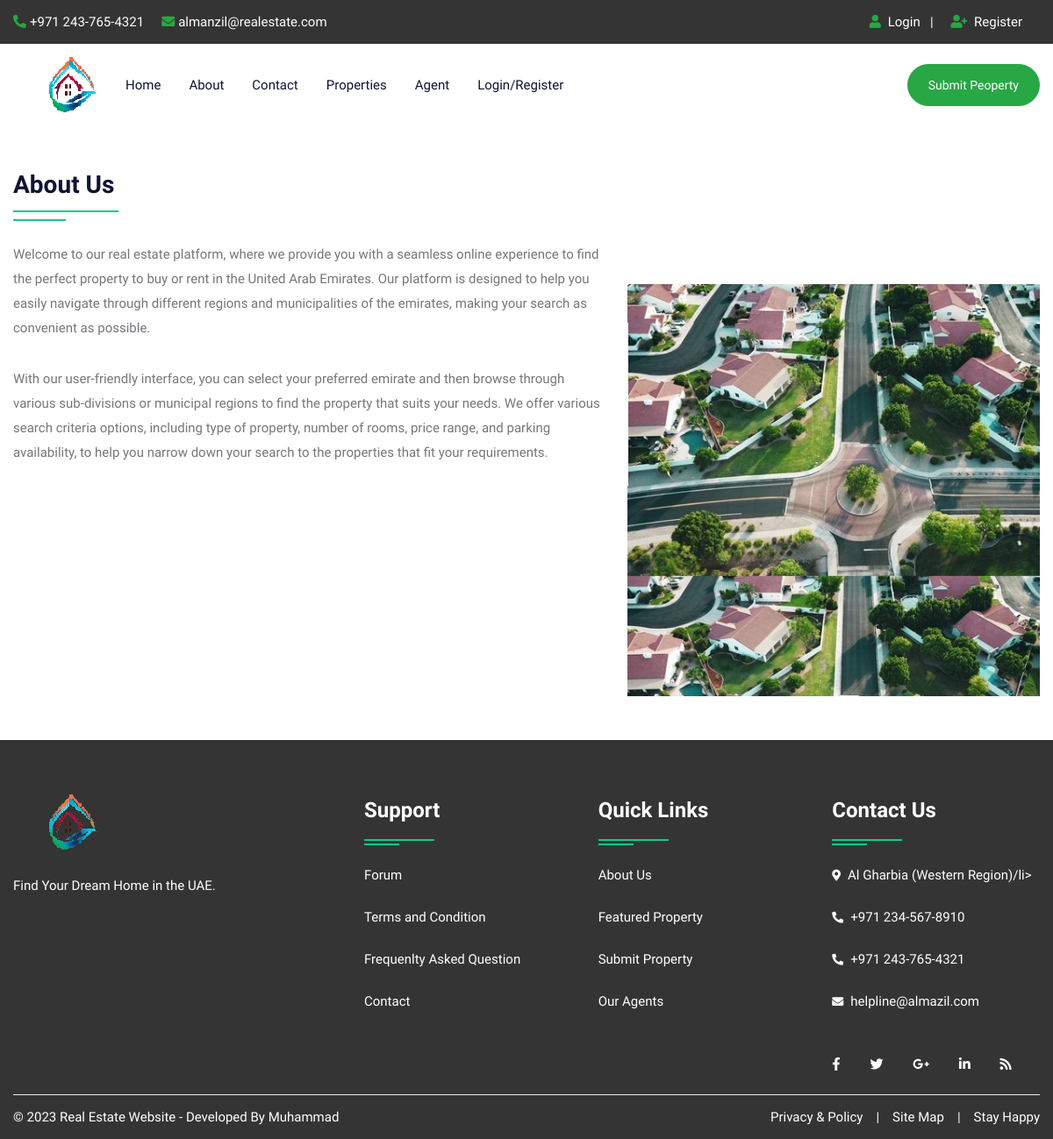
Page /about.php on the committed database.
### tables this page shows
CREATE TABLE `about` (
  `id` int(10) NOT NULL,
  `title` varchar(100) NOT NULL,
  `content` longtext NOT NULL,
  `image` varchar(300) NOT NULL
);

### about.php (the view, shortened to what this page needs)
<!DOCTYPE html>
<html lang="en">
<head>
<link rel="stylesheet" type="text/css" href="css/bootstrap.min.css">
<link rel="stylesheet" type="text/css" href="css/bootstrap-slider.css">
<link rel="stylesheet" type="text/css" href="css/jquery-ui.css">
<link rel="stylesheet" type="text/css" href="css/layerslider.css">
<link rel="stylesheet" type="text/css" href="css/color.css" id="color-change">
<link rel="stylesheet" type="text/css" href="css/owl.carousel.min.css">
<link rel="stylesheet" type="text/css" href="css/font-awesome.min.css">
<link rel="stylesheet" type="text/css" href="fonts/flaticon/flaticon.css">
<link rel="stylesheet" type="text/css" href="css/style.css">
</head>
<body>
<div id="page-wrapper">
    <div class="row">
		<?php include("include/header.php");?>
        <div class="full-row">
            <div class="container">
				<?php
					$query=mysqli_query($con,"SELECT * FROM about");
					while($row=mysqli_fetch_array($query))
					{
				?>
				<div class="row">
                    <div class="col-md-12 col-lg-12">
                        <h3 class="double-down-line-left text-secondary position-relative pb-4 mb-4"><?php echo $row['1'];?></h3>
                    </div>
                </div>
                <div class="row about-company">
                    <div class="col-md-12 col-lg-7">
                        <div class="about-content">
                            <?php echo $row['2'];?>
                        </div>
                    </div>
                    <div class="col-md-12 col-lg-5 mt-5">
                        <div class="about-img"> <img src="admin/upload/<?php echo $row['3'];?>" alt="about image"> </div>
                    </div>
                </div>
				<?php } ?>
            </div>
        </div>
		<?php include("include/footer.php");?>
</div>
</body>
</html>

### include/header.php (shortened to what this page needs)
<header id="header" class="transparent-header-modern fixed-header-bg-white w-100">
            <div class="top-header bg-secondary">
                <div class="container">
                    <div class="row">
                        <div class="col-md-8">
                            <ul class="top-contact list-text-white  d-table">
                                <li><a href="#"><i class="fas fa-phone-alt text-success mr-1"></i>+971 243-765-4321</a></li>
                                <li><a href="#"><i class="fas fa-envelope text-success mr-1"></i>almanzil@realestate.com</a></li>
                            </ul>
                        </div>
                        <div class="col-md-4">
                            <div class="top-contact float-right">
                                <ul class="list-text-white d-table">
								<li><i class="fas fa-user text-success mr-1"></i>
								<?php  if(isset($_SESSION['uemail']))
								{ ?>
								<a href="logout.php">Logout</a>&nbsp;&nbsp;<?php } else { ?>
								<a href="login.php">Login</a>&nbsp;&nbsp;
								| </li>
								<li><i class="fas fa-user-plus text-success mr-1"></i><a href="register.php"> Register</li><?php } ?>
								</ul>
                            </div>
                        </div>
                    </div>
                </div>
            </div>
            <div class="main-nav secondary-nav hover-success-nav py-2">
                <div class="container">
                    <div class="row">
                        <div class="col-lg-12">
                            <nav class="navbar navbar-expand-lg navbar-light p-0"> <a class="navbar-brand position-relative" href="index.php"><img class="nav-logo" src="images/logo/restatelg.png" alt=""></a>
                                <div class="collapse navbar-collapse" id="navbarSupportedContent">
                                    <ul class="navbar-nav mr-auto">
                                        <li class="nav-item dropdown"> <a class="nav-link" href="index.php" role="button" aria-haspopup="true" aria-expanded="false">Home</a></li>
										<li class="nav-item"> <a class="nav-link" href="about.php">About</a> </li>
                                        <li class="nav-item"> <a class="nav-link" href="contact.php">Contact</a> </li>
                                        <li class="nav-item"> <a class="nav-link" href="property.php">Properties</a> </li>
                                        <li class="nav-item"> <a class="nav-link" href="agent.php">Agent</a> </li>
										<?php  if(isset($_SESSION['uemail']))
										{ ?>
										<li class="nav-item dropdown">
											<a class="nav-link dropdown-toggle" href="#" role="button" data-toggle="dropdown" aria-haspopup="true" aria-expanded="false">My Account</a>
											<ul class="dropdown-menu">
												<li class="nav-item"> <a class="nav-link" href="profile.php">Profile</a> </li>
												<li class="nav-item"> <a class="nav-link" href="feature.php">Your Property</a> </li>
												<li class="nav-item"> <a class="nav-link" href="logout.php">Logout</a> </li>
											</ul>
                                        </li>
										<?php } else { ?>
										<li class="nav-item"> <a class="nav-link" href="login.php">Login/Register</a> </li>
										<?php } ?>
                                    </ul>
									<a class="btn btn-success d-none d-xl-block" style="border-radius:30px;" href="submitproperty.php">Submit Peoperty</a>
                                </div>
                            </nav>
                        </div>
                    </div>
                </div>
            </div>
        </header>

### include/footer.php
<footer class="full-row bg-secondary p-0">
            <div class="container">
                <div  class="row">
                    <div class="col-lg-12">
                        <div class="divider py-40">
                            <div class="row">
                                <div class="col-md-12 col-lg-4">
                                    <div class="footer-widget mb-4">
                                        <div class="footer-logo mb-4"> <a href="#"><img class="logo-bottom" src="images/logo/restatelg_white.png" alt="image"></a> </div>
                                        <p class="pb-20 text-white"> Find Your Dream Home in the UAE.</p>
                                        </div>
                                </div>
                                <div class="col-md-12 col-lg-8">
                                    <div class="row">
                                        <div class="col-md-4 col-lg-4">
                                            <div class="footer-widget footer-nav mb-4">
                                                <h4 class="widget-title text-white double-down-line-left position-relative">Support</h4>
                                                <ul class="hover-text-primary">
                                                    <li><a href="#" class="text-white">Forum</a></li>
                                                    <li><a href="#" class="text-white">Terms and Condition</a></li>
                                                    <li><a href="#" class="text-white">Frequenlty Asked Question</a></li>
                                                    <li><a href="contact.php" class="text-white">Contact</a></li>
                                                </ul>
                                            </div>
                                        </div>
                                        <div class="col-md-4 col-lg-4">
                                            <div class="footer-widget footer-nav mb-4">
                                                <h4 class="widget-title text-white double-down-line-left position-relative">Quick Links</h4>
                                                <ul class="hover-text-primary">
                                                    <li><a href="about.php" class="text-white">About Us</a></li>
                                                    <li><a href="#" class="text-white">Featured Property</a></li>
                                                    <li><a href="#" class="text-white">Submit Property</a></li>
                                                    <li><a href="agent.php" class="text-white">Our Agents</a></li>
                                                </ul>
                                            </div>
                                        </div>
                                        <div class="col-md-4 col-lg-4">
                                            <div class="footer-widget">
                                                <h4 class="widget-title text-white double-down-line-left position-relative">Contact Us</h4>
                                                <ul class="text-white">
                                                    <li class="hover-text-primary"><i class="fas fa-map-marker-alt text-white mr-2 font-13 mt-1"></i>Al Gharbia (Western Region)/li>
                                                    <li class="hover-text-primary"> <i class="fas fa-phone-alt text-white mr-2 font-13 mt-1"></i>+971 234-567-8910</li>
													<li class="hover-text-primary"> <i class="fas fa-phone-alt text-white mr-2 font-13 mt-1"></i>+971 243-765-4321</li>
                                                    <li class="hover-text-primary"><i class="fas fa-envelope text-white mr-2 font-13 mt-1"></i>helpline@almazil.com</li>
                                                </ul>
                                            </div>
                                            <div class="footer-widget media-widget mt-4 text-white hover-text-primary"> <a href="#"><i class="fab fa-facebook-f"></i></a> <a href="#"><i class="fab fa-twitter"></i></a> <a href="#"><i class="fab fa-google-plus-g"></i></a> <a href="#"><i class="fab fa-linkedin-in"></i></a> <a href="#"><i class="fas fa-rss"></i></a> </div>
                                        </div>
                                    </div>
                                </div>
                            </div>
                        </div>
                    </div>
                </div>
                <div class="row copyright">
                    <div class="col-sm-6"> <span class="text-white">© <?php echo date('Y');?> Real Estate Website - Developed By Muhammad</span> </div>
                    <div class="col-sm-6">
                        <ul class="line-menu text-white hover-text-primary float-right">
                            <li><a href="#">Privacy & Policy</a></li>
                            <li>|</li>
                            <li><a href="#"> Site Map</a></li>
                            <li>|</li>
                            <li><a href="#"> Stay Happy</a></li>
                        </ul>
                    </div>
                </div>
            </div>
        </footer>

### css/color.css (style rules this page uses)
:root { --theme-ordinary-color: #74777b; }
:root { --theme-primary-color: #17c788; }
:root { --theme-secondary-color: #0d1432; }
:root { --theme-white-color: #fff; }
:root { --theme-light-color: #f8f8f8; }
:root { --theme-gray-color: #f5f5f5; }
:root { --theme-footer-color: #091b4b; }
:root { --theme-dark-color: #091b4b; }
:root { --text-light-color: #a3a7af; }
:root { --theme-primary-opacity-color: rgba(11, 191, 141, .8); }
:root { --theme-secondary-opacity-color: rgba(13,20,50,0.7); }
:root { --theme-white-opacity-color: rgba(255, 255, 255, 0.3); }
:root { --theme-dark-opacity-color: rgba(0, 0, 0, 0.5); }
:root { --theme-ordinary-font: 'Muli', sans-serif; }
:root { --theme-highlight-font: 'Comfortaa', cursive; }

### rows in the picture
about: title "About Us", content "Welcome to our real estate platform, where we provide you with a seamless online experience to find the perfect property to buy or rent in the United Arab Emirates. Our platform is designed to help you easily navigate through different regions and municipalities of the emirates, making your search as convenient as possible. With our user-friendly interface, you can select your preferred emirate and then browse through various sub-divisions or municipal regions to find the property that suits your needs. We offer various search criteria options, including type of property, number of rooms, price range, and parking availability, to help you narrow down your search to the properties that fit…", image (picture)
